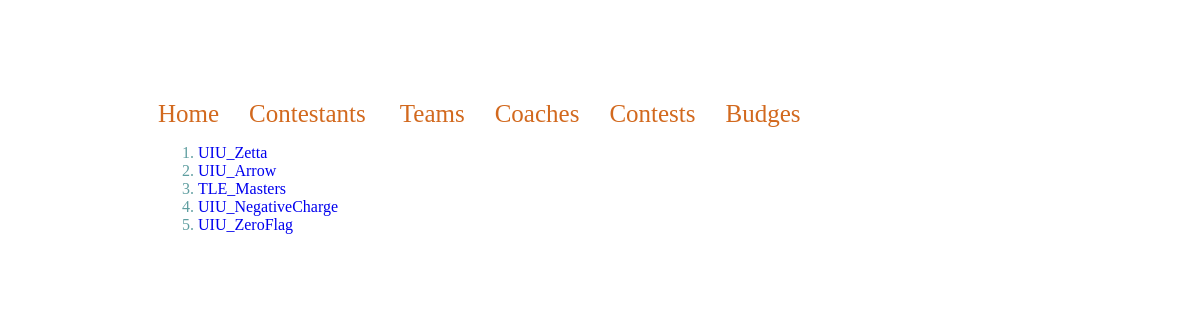
/teams.php, run on the app's committed database.
### tables this page shows
CREATE TABLE `teams` (
  `team_id` char(3) NOT NULL,
  `name` varchar(25) DEFAULT NULL,
  `id` char(9) DEFAULT NULL
);

### teams.php (the view)
<html>
    <?php
    include('db.php');
    ?>
    <head>
	   <link href="css_.css" rel="stylesheet" type="text/css"/>
    </head>
    <body>
        <div class="page">
        <div id="s5"><a class="c" href="index.php">Home</a><a class="c1" href="contestants.php">Contestants</a> <a class="c1" href="teams.php">Teams</a><a class="c1" href="coaches.php">Coaches</a><a class="c1" href="contests.php">Contests</a><a class="c1" href="budgets.php">Budges</a></div>
        <div id="t1">
            <?php
            $sql = "SELECT * FROM teams";
            $result = mysqli_query($connect,$sql); ?>
            <ol>
            <?php while($row = mysqli_fetch_assoc($result)){ ?>
                <li><a href="team.php?id=<?=$row['team_id'] ?>" class="s1"> <?= $row['name'] ?></a></li>
            <?php }
            ?>
            </ol>
        </div>
        </div>
    </body>
</html>

### css_.css (style rules this page uses)
.c { color:chocolate; font-family: cursive; font-size: 25; }
.c1 { color:chocolate; margin: 0 0 0 30px; font-family: cursive; font-size: 25; }
a { text-decoration: none; }
.page { margin: 100px 0 0 150px; color: cadetblue; font-family: cursive; }

### data on the page
teams: name "UIU_Zetta"
teams: name "UIU_Arrow"
teams: name "TLE_Masters"
teams: name "UIU_NegativeCharge"
teams: name "UIU_ZeroFlag"
